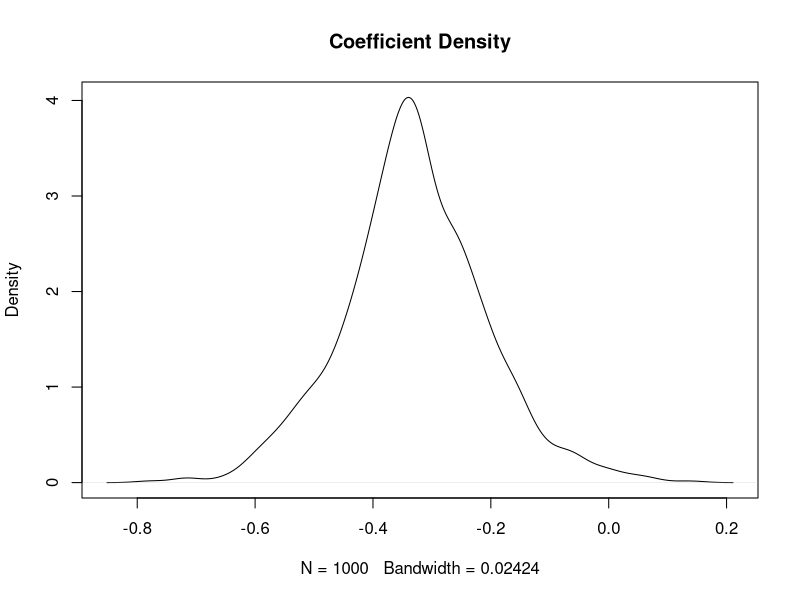
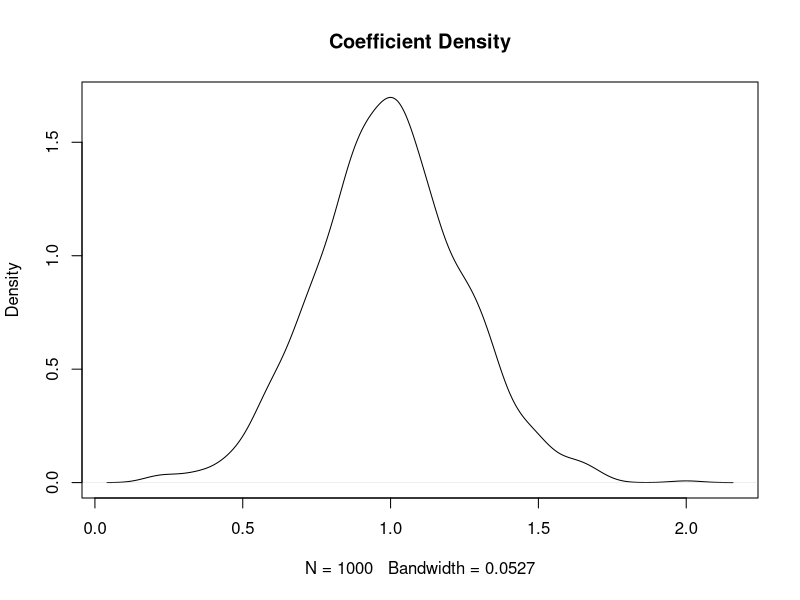
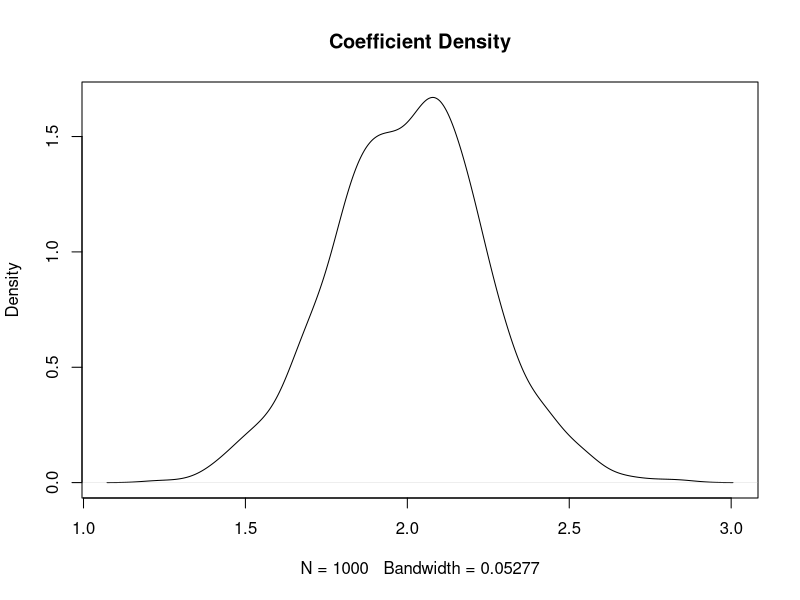
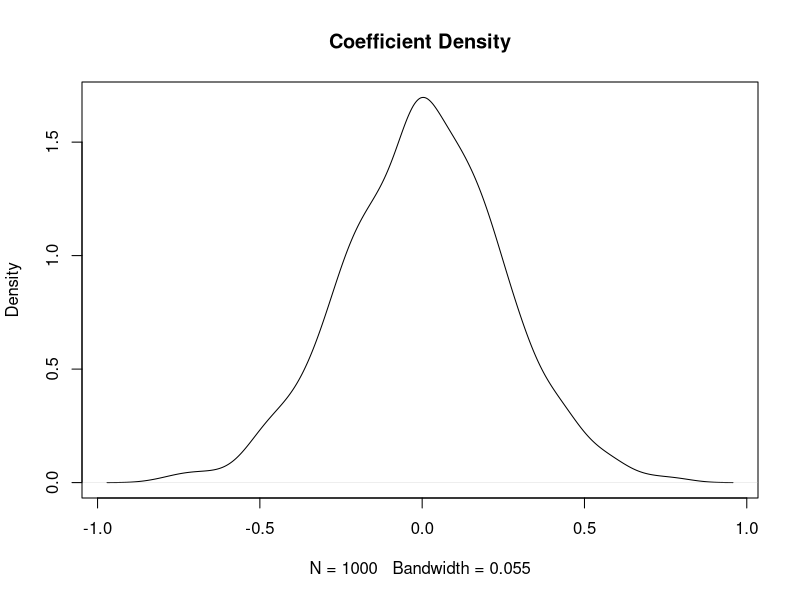
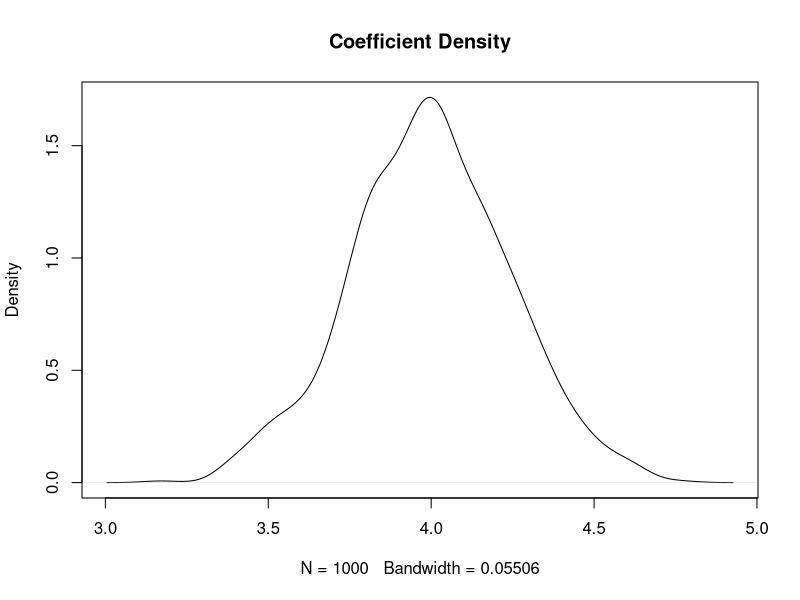
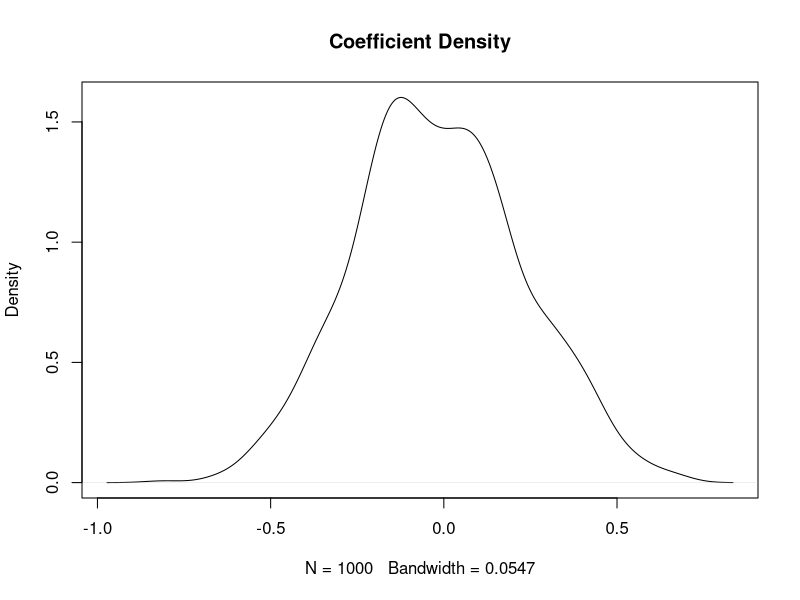

Generate these figures, in order, with R:
##Problemset 3

###############Problem 1############
##Make 1000 datasets of 20 observations and 5 covariates
set.seed(12)
dat<-rnorm(20*5*1000) ##Make random data
dat.array<-array(dat, dim=c(20,5,1000)) ##Fill data into array
dim(dat.array) ##Verify dimensions

Beta <- matrix(c(1,2,0,4,0), ncol=1) ##vector of covariates

###############Problem 2############
##Create function that multiplies x beta and adds random noise. 
ymaker<-function(x){
  set.seed(12)
  (x%*%Beta)+rnorm(20)
}
ymaker(dat.array[,,1]) ##Test function on one dataset

the.yvals<-apply(dat.array, MARGIN=3, FUN=ymaker) ##Apply to all
dim(the.yvals) ##Check dimensions. Success! 20x1000

##############Problem 3#############

########Function to use in laply below. Allows me to apply over an index
myfun<-function(i,x,y, coef=TRUE){
  reg1<-lm(y[,i]~x[,,i]) ##Runs regression on 
  if(coef==TRUE){return(unname(reg1$coef)) ##Returns coefs if coef==TRUE
    }else {return(unname(coef(summary(reg1))[,3]))} ##Returns tvals otherwise
}

##Return regression coefs in matrix
library(plyr)
regressions<-laply(1:1000, .fun=myfun, x=dat.array, y=the.yvals, coef=TRUE)
dim(regressions) ##Ensure correct dimensions

##Function for plotting coefficients
coefplotter<-function(x){
  plotdens<-function(x){
    plot(density(x), main="Coefficient Density")
  }
  apply(regressions, 2, plotdens) ##apply over the columns
}
par(mfrow=c(1,1)) ##Setting plot window
coefplotter(regressions) ##Note, It will produce all the plots, but you will 
##need to scroll through them or use par(mfrow=c(nr, nc)) to view all at once

##Return t-vals in matrix
tvals<-laply(1:1000, .fun=myfun, x=dat.array, y=the.yvals, coef=FALSE)

##Function for calculating significance
sigcalc<-function(x){
  identify<-function (x){length(which(abs(x)>1.96))}##Minifunction for number sig
  numbersig<-aaply(x, .margins=2, .fun=identify)##Apply function to each coef
  names(numbersig)=c("constant", "b1", "b2", "b3", "b4", "b5")##Names for coef
  return(list(Number_Significant=numbersig, 
              Percentage_Significant=numbersig/10)) ##Returns list with 
  ##Number and percentage of t-stats significant for each coef
}
sigcalc(tvals) ##Try it out. 

